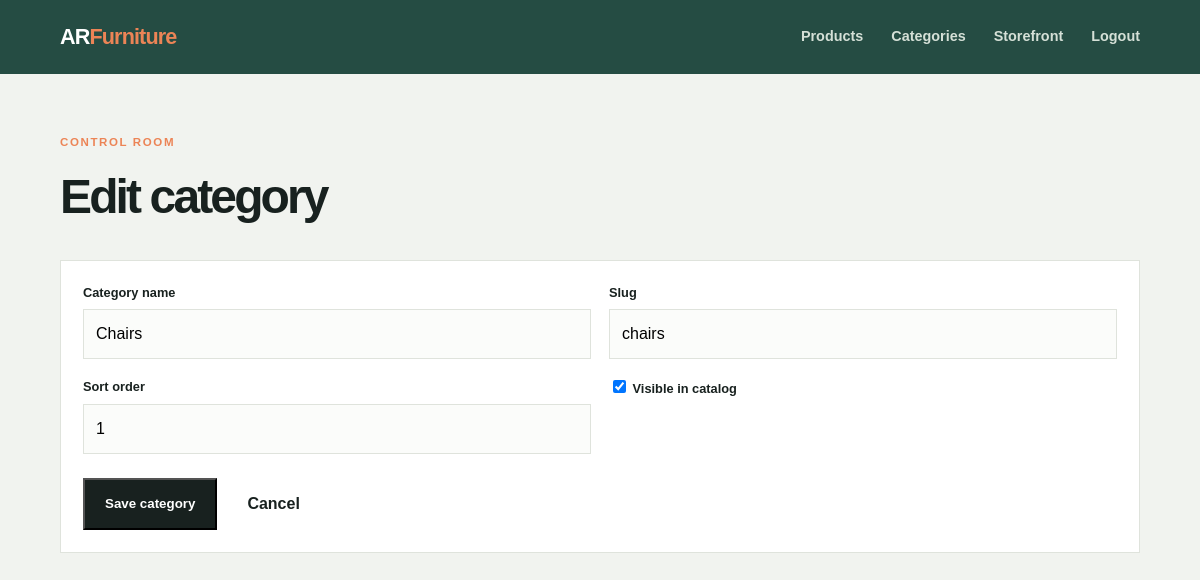
The app's page /admin/category_edit.php?id=1 (signed in) with its own data.
### tables this page shows
CREATE TABLE categories (
  id INT UNSIGNED AUTO_INCREMENT PRIMARY KEY,
  slug VARCHAR(120) NOT NULL UNIQUE,
  name VARCHAR(120) NOT NULL,
  sort_order INT NOT NULL DEFAULT 0,
  is_active TINYINT(1) NOT NULL DEFAULT 1,
  created_at TIMESTAMP NOT NULL DEFAULT CURRENT_TIMESTAMP
);

### includes/db.php (called while the page is built, shortened)
<?php
$config = require __DIR__ . '/../config/config.php';
function db(): PDO
{
    static $pdo = null;
    global $config;
    try {
        $pdo = new PDO(
            sprintf('mysql:host=%s;dbname=%s;charset=utf8mb4', $config['db']['host'], $config['db']['name']),
            $config['db']['user'],
            $config['db']['pass'],
            [
                PDO::ATTR_ERRMODE => PDO::ERRMODE_EXCEPTION,
                PDO::ATTR_DEFAULT_FETCH_MODE => PDO::FETCH_ASSOC,
                PDO::ATTR_EMULATE_PREPARES => false,
            ]
        );
    } catch (PDOException $exception) {
        error_log($exception->getMessage());
        throw new RuntimeException('Database unavailable. Please check the database configuration.');
    }
    return $pdo;
}

### includes/helpers.php (called while the page is built, shortened)
<?php
function e(mixed $value): string
{
    return htmlspecialchars((string) $value, ENT_QUOTES, 'UTF-8');
}
function app_config(): array
{
    static $config;
    if (!$config) {
        $config = require __DIR__ . '/../config/config.php';
    }
    return $config;
}
function app_url(string $path = ''): string
{
    $base = rtrim((string) app_config()['app']['base_url'], '/');
    $scheme = (!empty($_SERVER['HTTPS']) && $_SERVER['HTTPS'] !== 'off') ? 'https' : 'http';
    $host = $_SERVER['HTTP_HOST'] ?? 'localhost';
    $folder = rtrim(str_replace('\\', '/', dirname($_SERVER['SCRIPT_NAME'] ?? '/')), '/');
    if (str_ends_with($folder, '/admin') || str_ends_with($folder, '/api')) {
        $folder = dirname($folder);
    }
    return $scheme . '://' . $host . ($folder === '/' ? '' : $folder) . '/' . ltrim($path, '/');
}

### config/config.php (called while the page is built, shortened)
<?php
return [
    'app' => [
        'name' => 'AR Furniture',
        'base_url' => '',
        'upload_max_bytes' => 50 * 1024 * 1024,
    ],
    'db' => [
        'host' => 'localhost',
        'name' => 'ar_furniture',
        'user' => 'root',
        'pass' => '',
    ],
];

### admin/category_edit.php (the view, shortened to what this page needs)
<?php
require_once __DIR__ . '/../includes/admin_layout.php';
$id = filter_input(INPUT_GET, 'id', FILTER_VALIDATE_INT) ?: 0;
$category = $id ? (static function(int $id): ?array { $s = db()->prepare('SELECT * FROM categories WHERE id=?'); $s->execute([$id]); return $s->fetch() ?: null; })($id) : null;
$category = $category ?: ['name'=>'','slug'=>'','sort_order'=>0,'is_active'=>1]; admin_header($id ? 'Edit category' : 'Add category'); ?><form class="admin-card" method="post"><input type="hidden" name="csrf_token" value="<?= e(csrf_token()) ?>"><input type="hidden" name="id" value="<?= e($id) ?>"><?php if ($error): ?><div class="alert"><?= e($error) ?></div><?php endif; ?><div class="form-grid"><div class="field"><label for="name">Category name</label><input id="name" name="name" value="<?= e($category['name']) ?>" required></div><div class="field"><label for="slug">Slug</label><input id="slug" name="slug" value="<?= e($category['slug']) ?>" required></div><div class="field"><label for="sort_order">Sort order</label><input id="sort_order" name="sort_order" type="number" value="<?= e($category['sort_order']) ?>"></div><div class="field"><label><input type="checkbox" name="is_active" value="1"<?= $category['is_active'] ? ' checked' : '' ?>> Visible in catalog</label></div></div><div class="form-actions"><button class="button button-dark">Save category</button><a class="button" href="<?= e(app_url('admin/categories.php')) ?>">Cancel</a></div></form><?php admin_footer(); ?>

### css/styles.css (style rules this page uses)
:root { --ink:#18211f;--muted:#68736d;--paper:#f5f3ee;--surface:#fff;--line:#dfe3dc;--green:#254c43;--lime:#d8ed70;--orange:#ec8456;--serif:'Space Grotesk',sans-serif;--sans:'DM Sans',sans-serif }
* { box-sizing:border-box }
html { scroll-behavior:smooth }
body { margin:0;background:var(--paper);color:var(--ink);font-family:var(--sans);line-height:1.5 }
a { color:inherit;text-decoration:none }
.button { align-items:center;display:inline-flex;font-weight:700;gap:16px;padding:14px 20px;transition:transform .2s,background .2s }
.button-dark { background:var(--ink);color:#fff }
.admin-body { background:#f1f3ef }
.admin-card,.stat-card { background:#fff;border:1px solid var(--line);padding:22px }
.form-grid { display:grid;gap:18px;grid-template-columns:repeat(2,1fr) }
.field { display:flex;flex-direction:column;gap:7px }
.field label { font-size:.8rem;font-weight:700 }
.field input,.field textarea,.field select { background:#fbfcfa;border:1px solid var(--line);font:inherit;padding:12px }
.form-actions { display:flex;gap:10px;margin-top:24px }

### records on screen
categories: name "Chairs", slug "chairs", sort_order "1", is_active "☑"

### other values on screen
$title "Edit category"
